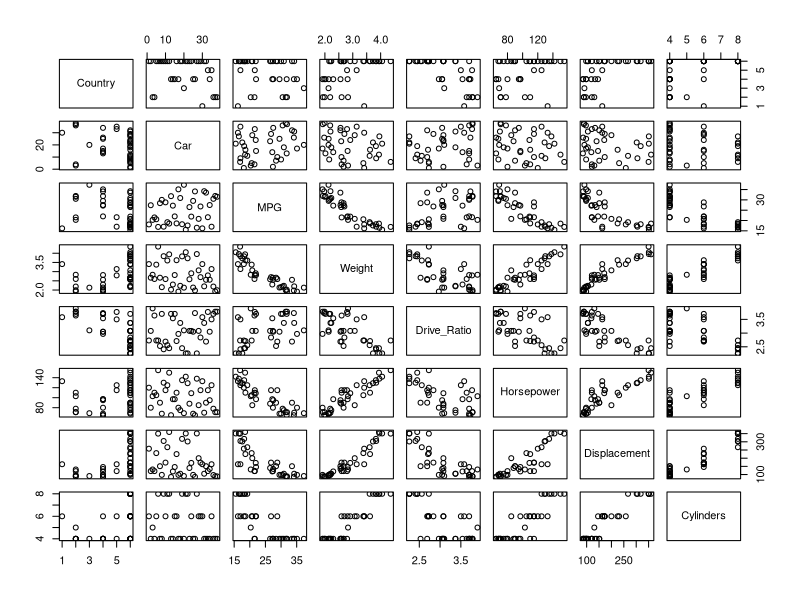
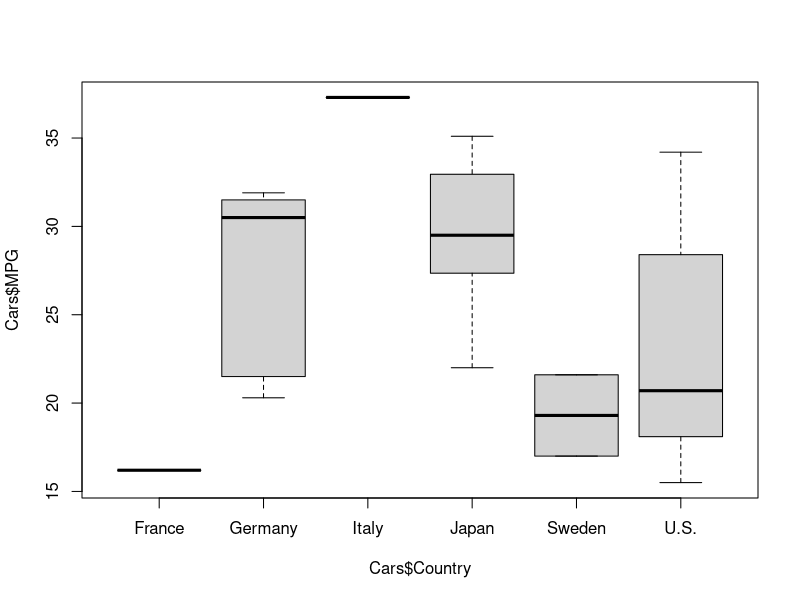

These charts were generated, in order, by the following R code: (Note: this script raises an error after producing the figures.)
## ---- chunk 1
1 + 1
exp(-2)
sqrt(2 * pi)
## ---- chunk 2
2 / 0
3 / 2 * 3
## ---- chunk 3
print("Hello 5400!")
## ---- chunk 4
0.1 + 0.2 == 0.3
all.equal(0.1 + 0.2, 0.3)
.Machine$double.eps
## ---- chunk 5
1:3 + 1:2
1:4 + 1:2
## ---- chunk 6
Cars <- read.delim("data/Cars.dat")
#  <- is assignment operator
str(Cars)
## ---- chunk 7
# show the first six rows
head(Cars)
## ---- chunk 8
# show the last six rows
tail(Cars)
## ---- chunk 9
summary(Cars)
## ---- chunk 10
plot(Cars)
## ---- chunk 11
class(Cars)
## ---- chunk 12
a1 <- c(1, 2, 3)
class(a1)
typeof(a1)
is.integer(a1)
is.atomic(a1)
## ---- chunk 13
a2 <- c(1L, 2L, 3L)
# same to a2 <- seq(3) or seq.int(3)
class(a2)
typeof(a2)
## ---- chunk 14
a3 <- c(T, F, TRUE, FALSE) # ALWAYS spell T and F.
class(a3); typeof(a3) # semicolons not recommended.
as.numeric(a3)
## ---- chunk 15
T <- FALSE
c(T, TRUE)
rm(T)     # put things back
T
## ---- chunk 16
a4 <- c("T", "F")
class(a4); typeof(a4)
as.numeric(a4)
## ---- chunk 17
a5 <- c(T, F, "T", "F")
typeof(a5)
## ---- chunk 18
l1 <- list(c(1, 2), c(T, F), c("T", "F"), 1 + 2)
str(l1)
unlist(l1)
## ---- chunk 19
l2 <- list(list(), list(list()))
str(l2)
## ---- chunk 20
a1 <- c(T, T, F)
l1 <- list(T, T, 2)
names(a1) <- names(l1) <- paste0("name", 1:3)
## ---- chunk 21
a1
## ---- chunk 22
l1$name2
l1[2]
## ---- chunk 23
length(a1); length(l1)
## ---- chunk 24
attr(a1, "my_attr") <- "This is my vector."
attributes(a1)
a1
## ---- chunk 25
x <- factor(c("S", "T", "A", "T"))
x
## ---- chunk 26
is.atomic(x)
is.factor(x)
## ---- chunk 27
attributes(x)
levels(x)
## ---- chunk 28
is.factor(Cars$Country)
Cars$Country <- factor(Cars$Country)
levels(Cars$Country)
## ---- chunk 29
boxplot(Cars$MPG ~ Cars$Country)
## ---- chunk 30
f <- factor(c("10", "9", "8"))
as.numeric(f)
## ---- chunk 31
as.numeric(as.character(f))   # 10 9 8
## ---- chunk 32
a <- matrix(1:6, ncol = 3, nrow = 2)
b <- array(1:12, c(2, 3, 2))
## ---- chunk 33
b <- 1:12
dim(b) <- c(2, 3, 2)
## ---- chunk 34
rownames(a) <- c("row1", "row2")
colnames(a) <- paste0("col", 1:3)
dimnames(b) <- list(letters[1:2], LETTERS[1:3],
  c("one", "two"))
## ---- chunk 35
# a
# b
## ---- chunk 36
dat <- data.frame(x1 = 2:4, x2 = letters[1:3])
str(dat)
## ---- chunk 37
dat2 <- data.frame(x1 = 2:4, x2 = letters[1:3],
  stringsAsFactors = FALSE)
str(dat2)
## ---- chunk 38
is.list(Cars)
dim(Cars)
## ---- chunk 39
is.data.frame(Cars)
str(Cars)
## ---- chunk 40
(x <- 1:4 * 10)
x[c(1, 3)] # assign values: x[c(1, 3)] <- c(1, 2)
## ---- chunk 41
x[order(x)]
x[c(1, 1)]
x[c(1.2, 2.9)]
## ---- chunk 42
x[-c(3, 1)]
x[c(-3, 1)]
## ---- chunk 43
x[x < 25]
which(x < 25)
## ---- chunk 44
x[c(TRUE, FALSE, TRUE, TRUE)]
x[c(TRUE, FALSE)]
## ---- chunk 45
x[c(TRUE, FALSE, TRUE, TRUE, TRUE)]
x[c(TRUE, FALSE, NA, TRUE)]
## ---- chunk 46
names(x) <- letters[1:4]
x[c("a", "c")]
## ---- chunk 47
# Chatbot: "Logical subsetting keeps the elements marked TRUE. The index
# here has only two values, so R uses them for the first two elements and
# ignores the rest. v[c(TRUE, FALSE)] therefore returns the first element,
# a vector of length 1."
v <- 1:6 * 5
v[c(TRUE, FALSE)]
## ---- chunk 48
l1 <- list(a = 1, b = 2, c = 3)
## ---- chunk 49
l1$a
l1[[1]]
l1[1]
## ---- chunk 50
f1 <- factor(c("s", "t", "a", "t"))
f1[1:2]
f1[1:2, drop = TRUE]
## ---- chunk 51
a <- matrix(1:8, 2, 4)
colMeans(a[, 1:2])
a[, 1]
## ---- chunk 52
colMeans(a[, 1])
## ---- chunk 53
a[, 1, drop = FALSE]
colMeans(a[, 1, drop = FALSE])
## ---- chunk 54
Cars[1:6, ]
## ---- chunk 55
head(Cars[, c("Country", "MPG", "Weight")])
## ---- chunk 56
head(Cars[Cars$Country == "U.S.", ])
## ---- chunk 57
head(Cars[Cars$Country == "Japan", ])
## ---- chunk 58
table(Cars$Country)
summary(Cars[Cars$Country == "U.S.", "MPG"])
summary(Cars[Cars$Country == "Japan", "MPG"])
## ---- chunk 59
hist(Cars[Cars$Country == "U.S.", "MPG"])
## ---- chunk 60
hist(Cars[Cars$Country == "Japan", "MPG"])
## ---- chunk 61
t.test(Cars[Cars$Country == "U.S.", "MPG"])
## ---- chunk 62
UStout <- t.test(Cars[Cars$Country == "U.S.", "MPG"])
names(UStout)
## ---- chunk 63
UStout$conf.int
UStout$estimate
UStout$statistic
## ---- chunk 64
t.test(Cars[Cars$Country == "Japan", "MPG"])
## ---- chunk 65
t.test(Cars[Cars$Country == "U.S.", "MPG"],
  Cars[Cars$Country == "Japan", "MPG"])
